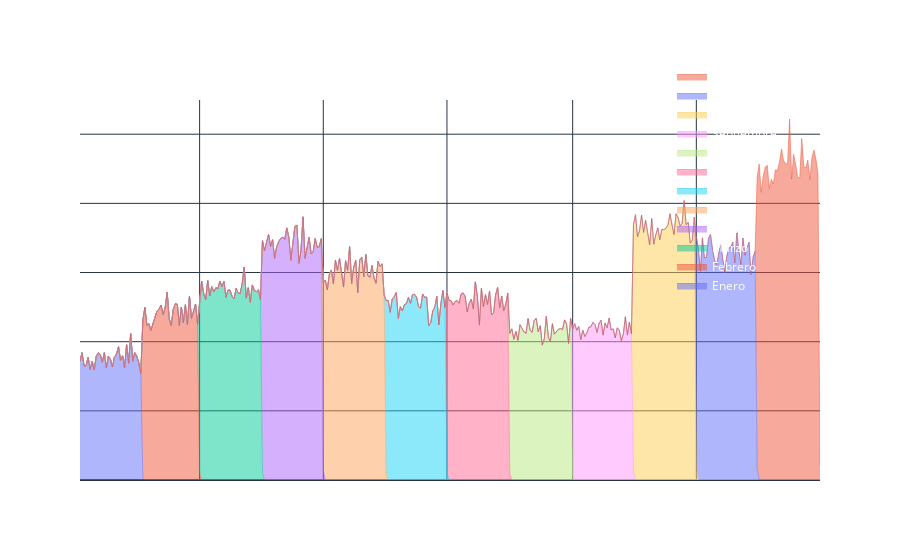

The cell this chart's notebook holds for it:
### Code cell
# Diccionario para almacenar las ventas diarias por mes
ventas_diarias = {}

# Procesar los datos de ventas diarias para cada mes
for mes in meses:
    if mes in dataframes:
        df_mes = dataframes[mes]
        
        # Agrupar por día y sumar la 'Cantidad Pedida'
        ventas_por_dia = df_mes.groupby(df_mes['Fecha de Pedido'].dt.date)['Cantidad Pedida'].sum()
        ventas_diarias[mes] = ventas_por_dia

# Crear gráfico de área apilada para las ventas diarias
fig = go.Figure()

# Agregar áreas apiladas para cada mes
for mes in meses:
    if mes in ventas_diarias:
        fig.add_trace(go.Scatter(
            x=ventas_diarias[mes].index,  # Fechas (días del mes)
            y=ventas_diarias[mes].values,  # Ventas en ese día
            stackgroup='one',  # Agrupar las áreas (apiladas)
            name=mes,  # Nombre del mes en la leyenda
            line=dict(width=0.5),  # Grosor de la línea
            fill='tonexty',  # Rellenar el área
        ))

# Personalizar el gráfico
fig.update_layout(
    title="Ventas Diarias a lo Largo de Cada Mes",
    xaxis_title="Día del Mes",
    yaxis_title="Cantidad Vendida",
    template='plotly_dark',
    plot_bgcolor='rgba(0,0,0,0)',
    paper_bgcolor='rgba(0,0,0,0)',
    font=dict(color='white'),
    legend=dict(x=0.8, y=1.1),
)


fig.show()
